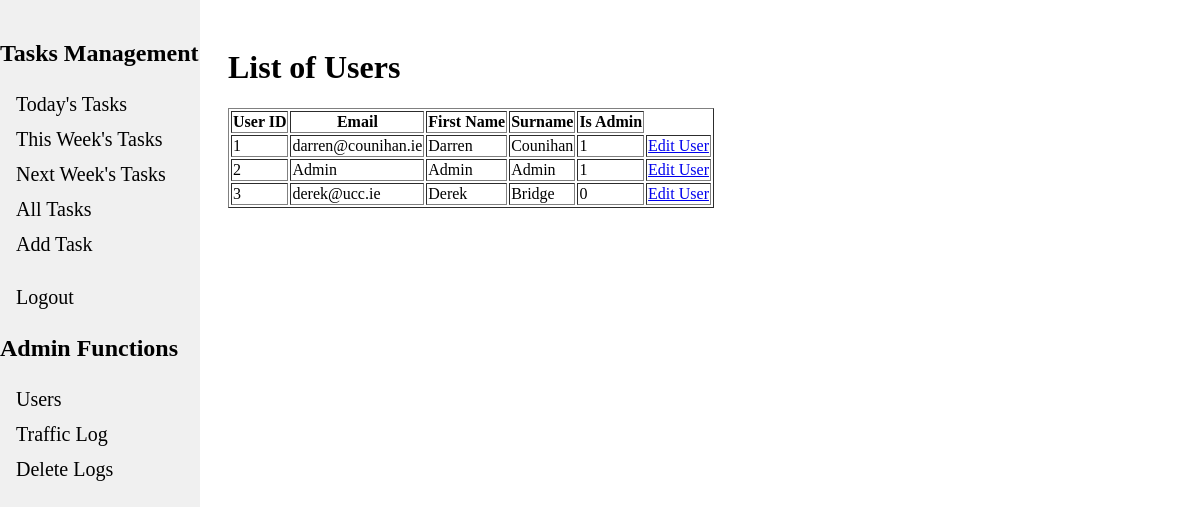
The page /list_users (signed in) on the database its author committed.
### tables this page shows
CREATE TABLE users (
    user_id INTEGER PRIMARY KEY AUTOINCREMENT,
    surname TEXT,
    first_name TEXT,
    email TEXT,
    password TEXT,
    is_admin INTEGER DEFAULT False   /* boolean to identify if user has admin privleges or not */
);

### app.py (the view)
@app.route("/list_users", methods=["GET"])
@login_required
@admin_required
def list_users():
    users = g.db.execute("SELECT * FROM users").fetchall()
    return render_template("list_users.html", users=users)

### app.py (called while the page is built)
@app.before_request
def load_logged_in_user():
    g.user = session.get("user_id", None)
    session_email = session.get("email", None)
    g.is_admin = session.get('is_admin', None) # Could use to gate admin functions
    db = get_db()
    client_ip = request.remote_addr
    endpoint = request.endpoint
    time = datetime.now()
    g.db.execute("""INSERT INTO traffic_logs (time,ip_addr,user_email,endpoint) VALUES (?,?,?,?)""",
            (time,client_ip, session_email, endpoint))
    g.db.commit()   # note i use the global g.db, for cleanliness throughout the file

def login_required(view):
    @wraps(view)
    def wrapped_view(*args, **kwargs):
        if g.user is None:
            return redirect(url_for("login", next=request.url))
        return view(*args,**kwargs)
    return wrapped_view

def admin_required(view):
    @wraps(view)
    def wrapped_view(*args, **kwargs):
        if g.is_admin is None:
            return render_template("not_authorized.html")
        return view(*args,**kwargs)
    return wrapped_view

### database.py (called while the page is built)
def get_db():
    if "db" not in g:
        g.db = sqlite3.connect(DATABASE, detect_types=sqlite3.PARSE_DECLTYPES)
        g.db.row_factory = sqlite3.Row
        return g.db

### templates/list_users.html (shortened to what this page needs)
{% extends "base.html" %}
{% block content %}
<form action="" method="POST" novalidate>
    <h1>List of Users</h1>
    <table border="1">
        <thead>
            <tr>
                <th>User ID</th>
                <th>Email</th>
                <th>First Name</th>
                <th>Surname</th>
                <th>Is Admin</th>
            </tr>
        </thead>
        <tbody>
            {% for user in users %}
                <tr>
                    <td>{{ user['user_id'] }}</td>
                    <td>{{ user['email'] }}</td>
                    <td>{{ user['first_name'] }}</td>
                    <td>{{ user['surname'] }}</td>
                    <td>{{user['is_admin']}}</td>
                    <td><a href="{{ url_for('update_user', user_id=user['user_id']) }}" class="btn btn-primary">Edit User</a></td>
                </tr>
            {% endfor %}
        </tbody>
    </table>
</form>
{% endblock %}

### rows shown on the page
users: user_id "1", email "darren@counihan.ie", first_name "Darren", surname "Counihan", is_admin "1"
users: user_id "2", email "Admin", first_name "Admin", surname "Admin", is_admin "1"
users: user_id "3", email "derek@ucc.ie", first_name "Derek", surname "Bridge", is_admin "0"
